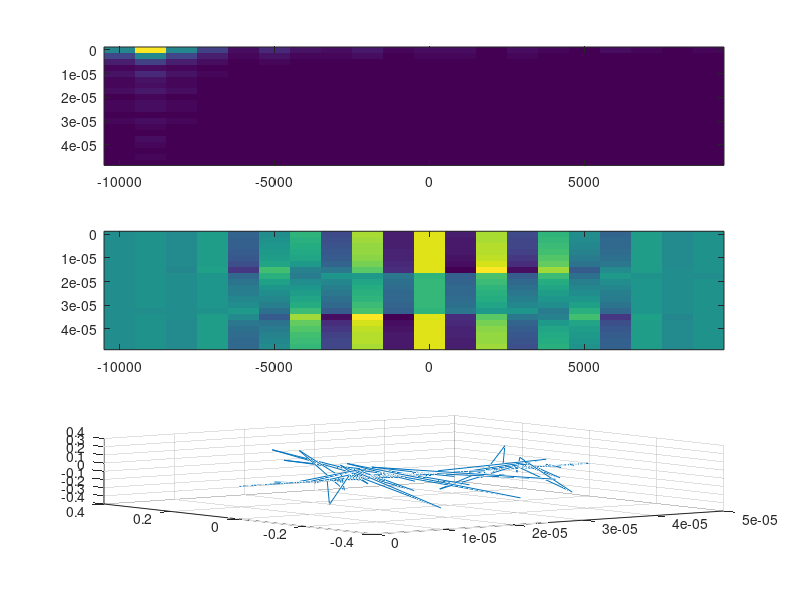
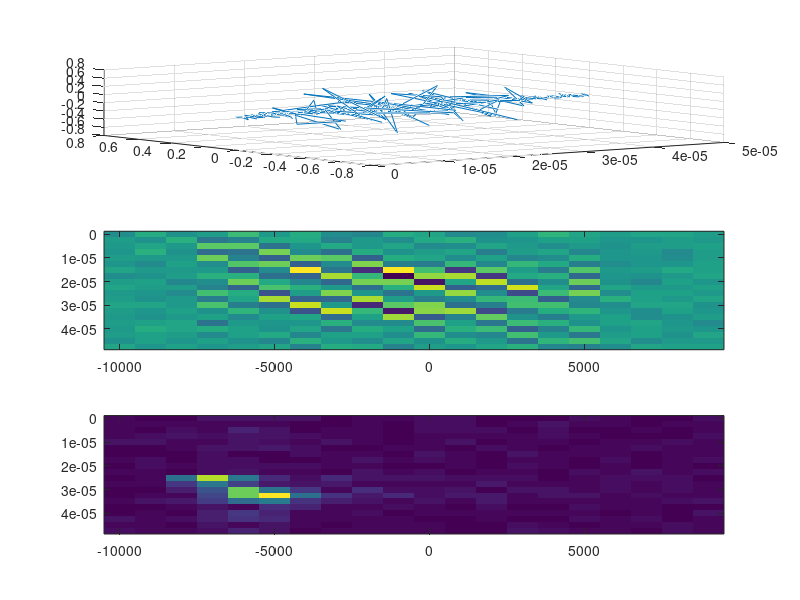

These charts were generated, in order, by the following MATLAB code:
close all
clear all
clc

%delay Doppler grid dimensions
%span of delay axis
T = 50e-6;
%span of Doppler axis
Delf = 20e3;
%number of cells along Doppler
M = 20;
%Number of cells across Delay
N = 20;
%delay axis
delay_axis = 0:T/N:T-T/N;
%Doppler axis
doppler_axis = -Delf/2:Delf/N:Delf/2-Delf/N;

%% %transmit signal

dd_xmit = zeros(N,M);
%ideal pulse transmit signal in dd domain
%dd_xmit(1,2) = 1;
%dd_xmit(1,4) = 1;
%delay axis location of symbol
tx_symbol_n = [0];
%Doppler axis location of symbol
tx_symbol_m = [1];
for i = 1:length(tx_symbol_n)
    n=N/2-tx_symbol_n(i);m=M/2-tx_symbol_m(i);
    [M_ax,N_ax] = meshgrid((-M/2+m:M/2+m-1),(-N/2+n:N/2+n-1));
    dd_xmit = dd_xmit + sinc(M_ax/(0.5*pi)).*sinc(N_ax/(0.5*pi));
end

%% ISFFT to convert to time-frequency grid
X = fftshift(fft(fftshift(ifft(dd_xmit).',1)).',2);
%% Heisenberg transform to convert to time domain transmit signal
s_mat = ifft(X,M,1)*sqrt(M); % Heisenberg transform
s = s_mat(:);

%% channel each scatterer has delay and doppler coefficient

r = zeros(size(s));
channel_delay = [10,12,13];
channel_doppler = [2,3,4];
for i=1:length(channel_delay)
    r = r + circshift(s.*exp(-1j*2*pi*channel_doppler(i)/(M*N).*(1:M*N)'),-channel_delay(i));
end
% thermal noise at receiver
%snr in Db
signal_power = sum(s.*conj(s))/(M*N);
snr = 30;
sigma = signal_power/1e3;
r = awgn(r,snr);

time_axis = (0:1/(M*N):1-1/(M*N))*T;
%correct the range, there are M bins but range needs to be corrected
frequency_axis = 1:M; 

%% Receiver
r_mat = reshape(r,N,M);
% Wigner transform to convert to time frequency grid
Y = fft(r_mat,M,1)/sqrt(M); % Wigner transform
% SFFT to transform to DD domain again
dd_rx = fftshift(ifft(fftshift(fft(Y).')).');


%% plots
figure;
title("Transmit side");
subplot(3,1,1);
imagesc(doppler_axis,delay_axis, abs(dd_xmit))
subplot(3,1,2);
imagesc(doppler_axis,delay_axis, real(X))
subplot(3,1,3);
plot3(time_axis,abs(s).*cos(angle(s)),abs(s).*sin(angle(s)));
grid on


figure;
title("Receive side");
subplot(3,1,1);
plot3(time_axis,abs(r).*cos(angle(r)),abs(r).*sin(angle(r)));
grid on
subplot(3,1,2);
imagesc(doppler_axis,delay_axis, real(Y))
subplot(3,1,3);
imagesc(doppler_axis,delay_axis, abs(dd_rx))

% b = xcorr2(sinc(M_ax/(0.5*pi)).*sinc(N_ax/(0.5*pi)),dd_rx);
% imagesc(abs(b));
PAPR = max(s.*conj(s))/(sum(s.*conj(s))/length(s))


sine = sin(2*pi*time_axis);
PAPR = max(sine.*conj(sine))/(sum(sine.*conj(sine))/length(sine))

